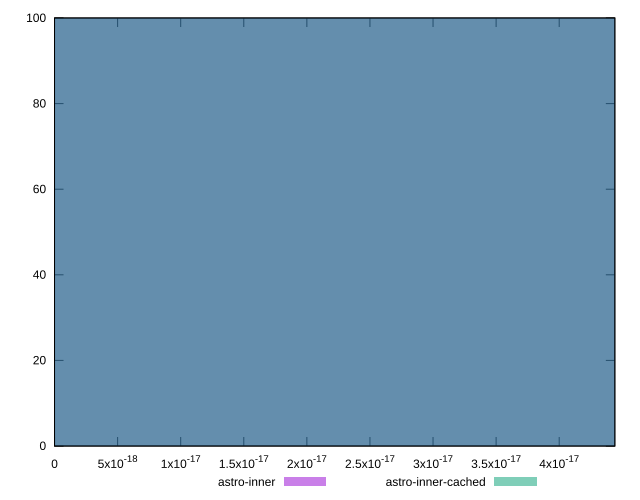

Write gnuplot code to recreate this figure.
reset

$astroInner <<EOF
0 100
EOF

$astroInnerCached <<EOF
0 100
EOF

set key outside below
set boxwidth 1e-12
set xrange [0:4.4408920985006264e-17]
set yrange [0:100]
set trange [0:100]
set style fill transparent solid 0.5 noborder
set terminal svg size 640, 500 enhanced background rgb 'white'
set output "reports/report_00033_2021-03-01T14-23-16.841Z/meta/score-difference/comparison/histogram/2_vs_3.svg"

plot $astroInner title "astro-inner" with boxes, \
     $astroInnerCached title "astro-inner-cached" with boxes

reset
